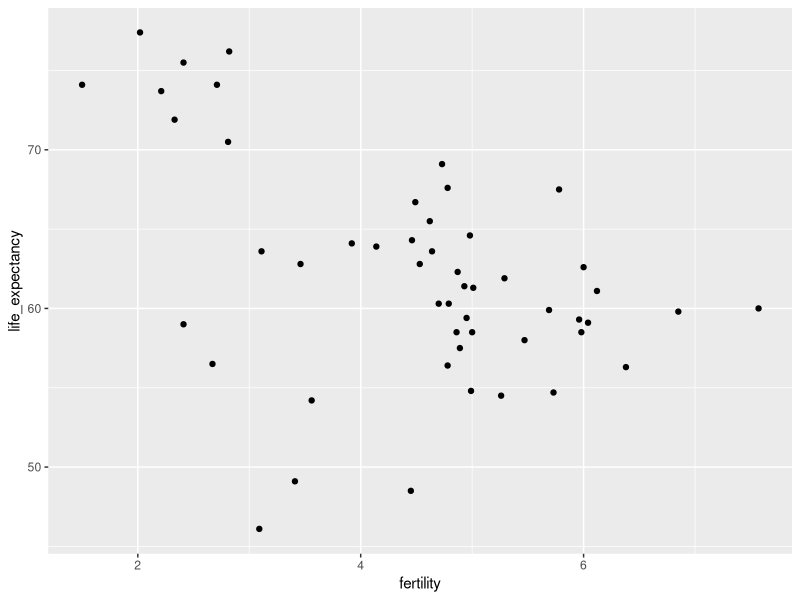
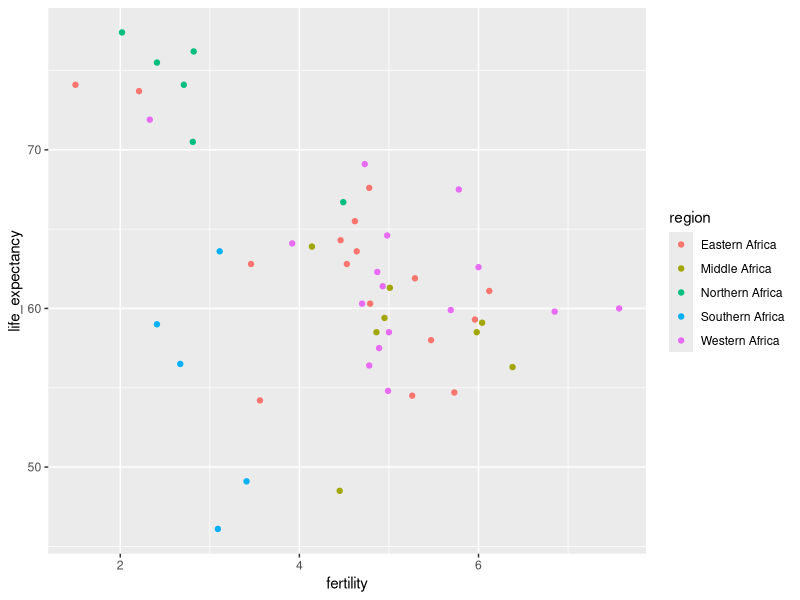
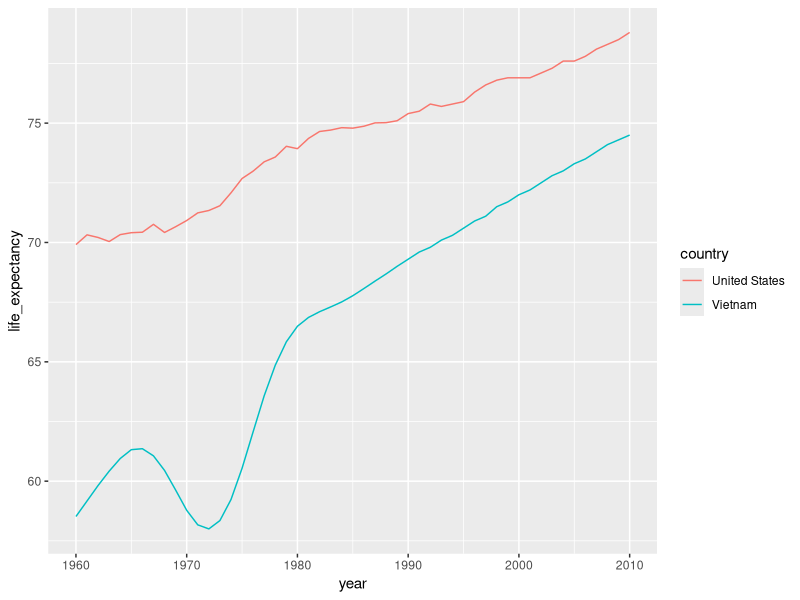
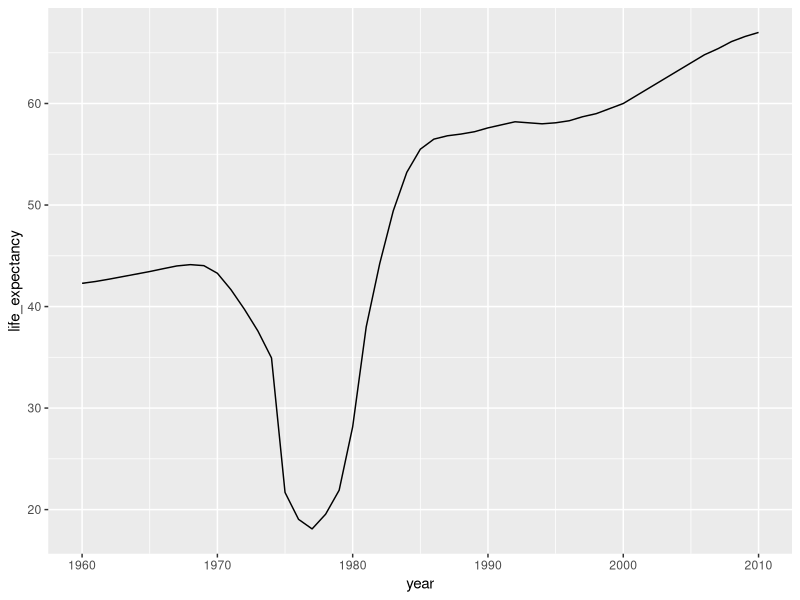
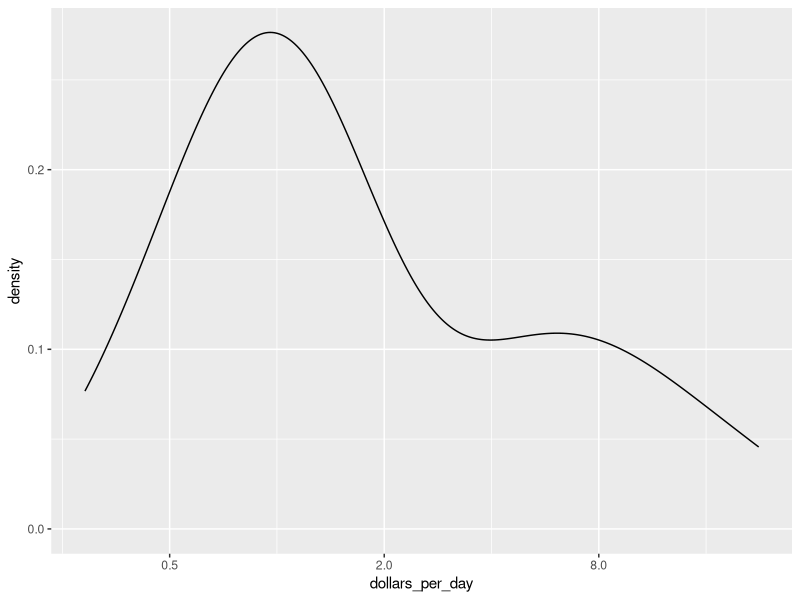
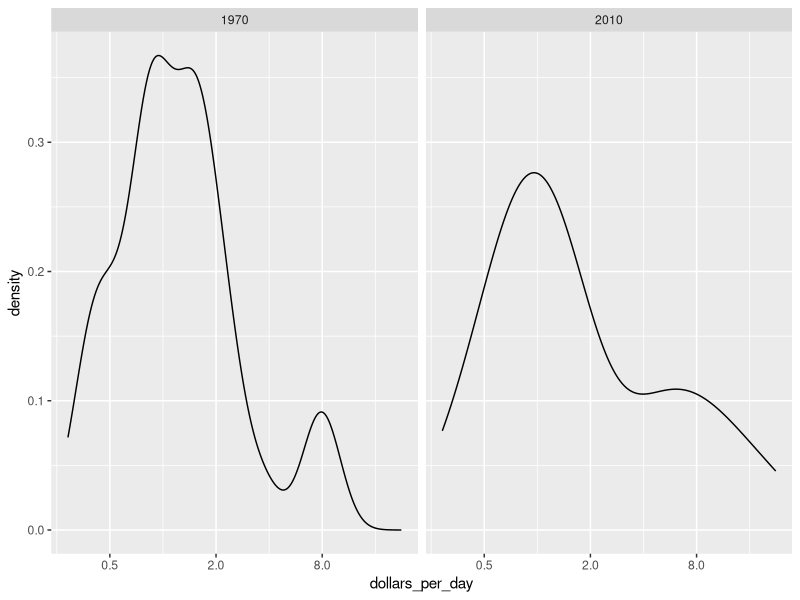
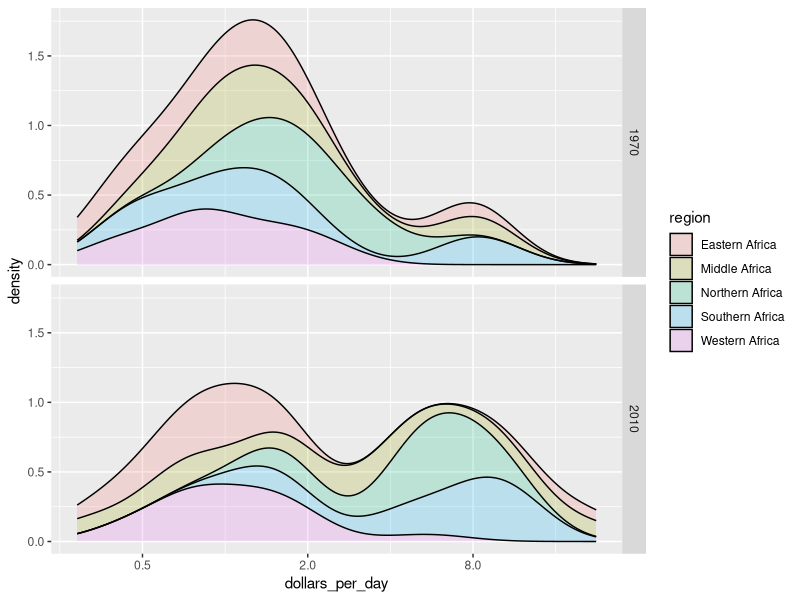
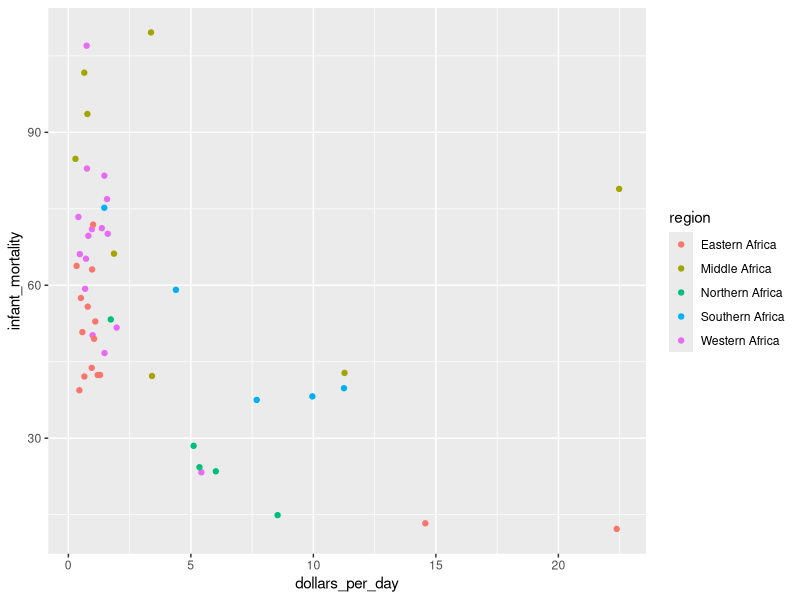

Reproduce these figures in R, in order.
library(dplyr)
library(ggplot2)
library(dslabs)
data(gapminder)
str(gapminder)


#1
library(ggplot2)
library(dslabs)
data(gapminder)
## fill out the missing parts in filter and aes
gapminder %>% filter(continent == "Africa" & year == "2012") %>%
  
  ggplot(aes(fertility, life_expectancy)) +
  geom_point()

#2
library(ggplot2)
library(dslabs)
data(gapminder)
## add color by region
gapminder %>% filter(continent == "Africa" & year == "2012") %>%
  
  ggplot(aes(fertility, life_expectancy, color = region)) +
  geom_point()

#3
## Create a table showing the country and region for the African countries (use select) that in 2012 had fertility rates of 3 or less and life expectancies of at least 70
library(ggplot2)
library(dslabs)
data(gapminder)
## create df, add filters & select columns
df <- gapminder %>% filter(continent == "Africa" & year == "2012" & fertility <= 3 & life_expectancy >= 70) %>%
  select(country, region)
df

#4
library(dplyr)
library(dslabs)
data(gapminder)
#filter yrs 1960 to 2010 & Vietnam and the US
tab <-gapminder %>% filter(between(year, 1960, 2010), country %in% c("United States", "Vietnam"))

#5
#geom_line plot
p <- tab %>%
  ggplot(aes(year, life_expectancy, group = country, color = country)) +
  geom_line()
p

#6
library(dplyr)
library(ggplot2)
library(dslabs)
data(gapminder)
gapminder %>% filter(between(year, 1960, 2010), country == "Cambodia") %>% ggplot(aes(year, life_expectancy)) + geom_line()

#7
library(dplyr)
library(dslabs)
data(gapminder)
daydollars <- gapminder %>% filter(continent == "Africa" & year == 2010 & !is.na(gdp)) %>%
  mutate(dollars_per_day = gdp/population/365)

#8
daydollars %>% ggplot(aes(dollars_per_day)) +
  geom_density() +
  scale_x_continuous(trans = "log2")

#9
library(dplyr)
library(ggplot2)
library(dslabs)
data(gapminder)
daydollars <- gapminder %>% filter(continent == "Africa" & year %in% c(1970, 2010) & !is.na(gdp)) %>%
  mutate(dollars_per_day = gdp/population/365)
daydollars %>% ggplot(aes(dollars_per_day)) +
  geom_density() +
  scale_x_continuous(trans = "log2") +
  facet_grid(. ~ year)

#10
library(dplyr)
library(ggplot2)
library(dslabs)
data(gapminder)
daydollars <- gapminder %>% filter(continent == "Africa" & year %in% c(1970, 2010) & !is.na(gdp)) %>%
  mutate(dollars_per_day = gdp/population/365)
daydollars %>% ggplot(aes(dollars_per_day, fill = region)) +
  scale_x_continuous(trans = "log2") +

geom_density(alpha = 0.2, bw = 0.5, position = "stack") +
  facet_grid(year ~ .)

#11
library(dplyr)
library(ggplot2)
library(dslabs)
data(gapminder)
# create the mutated dataset
gapminder_Africa_2010 <- gapminder %>% filter(continent == "Africa" & year == 2010 & !is.na(gdp)) %>%
  mutate(dollars_per_day = gdp/population/365)
# now make the scatter plot
gapminder_Africa_2010 %>% ggplot(aes(dollars_per_day, infant_mortality, color = region)) +
geom_point()

#12
# your plotting code here
gapminder_Africa_2010 %>% ggplot(aes(dollars_per_day, infant_mortality, color = region)) +
  scale_x_continuous(trans = "log2") +
  geom_point()

#13
# your plotting code here
gapminder_Africa_2010 %>% ggplot(aes(dollars_per_day, infant_mortality, label = country, color = region)) +
  scale_x_continuous(trans = "log2") +
  geom_point() +
  geom_text(data = gapminder_Africa_2010, size = 3)

#14
library(dplyr)
library(ggplot2)
library(dslabs)
data(gapminder)
gapminder_Africa <- gapminder %>% filter(continent == "Africa" & year %in% c(1970, 2010)  & !is.na(gdp) & !is.na(infant_mortality)) %>%
  mutate(dollars_per_day = gdp/population/365)
gapminder_Africa

gapminder_Africa %>% ggplot(aes(dollars_per_day, infant_mortality, label = country, color = region)) +
  scale_x_continuous(trans = "log2") +
  geom_point() +
  geom_text(data = gapminder_Africa, size = 3) +
  facet_grid(year ~ .)
